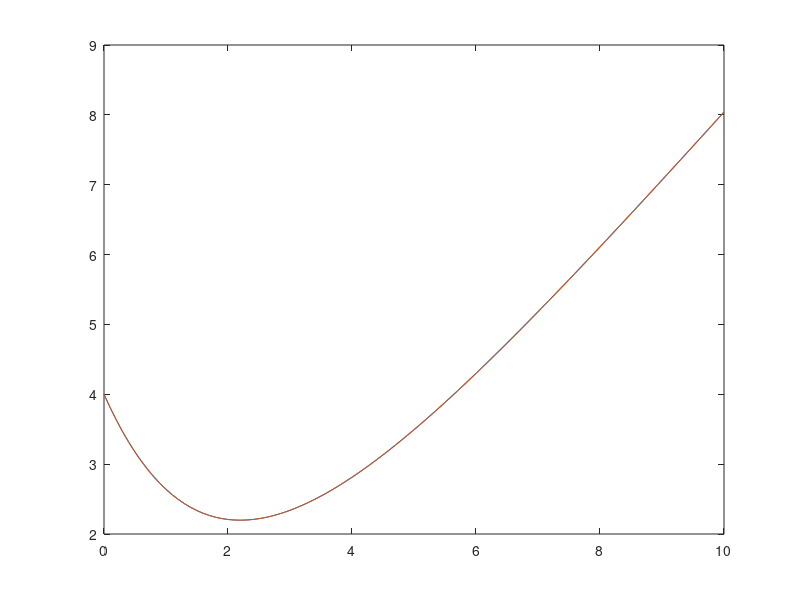

Write the MATLAB code that produced this figure.
function rungekutta
  clc,clear
  omega=1;
  paso=0.1;
  x=0:paso:10;

  y(1)=4;
  x(1)=0;
  n=length(x);

  for i=1:(n-1)
    k1=paso*(0.5*x(i)-0.5*y(i));

    xg=x(i)+(paso/(2*omega));
    yg=y(i)+(k1/(2*omega));

    k2=paso*(0.5*xg-0.5*yg);

    y(i+1)= y(i)+(1-omega)*k1+omega*k2;

  endfor

  plot(x,y,x,6*e.^(-x/2)-2+x)

endfunction
